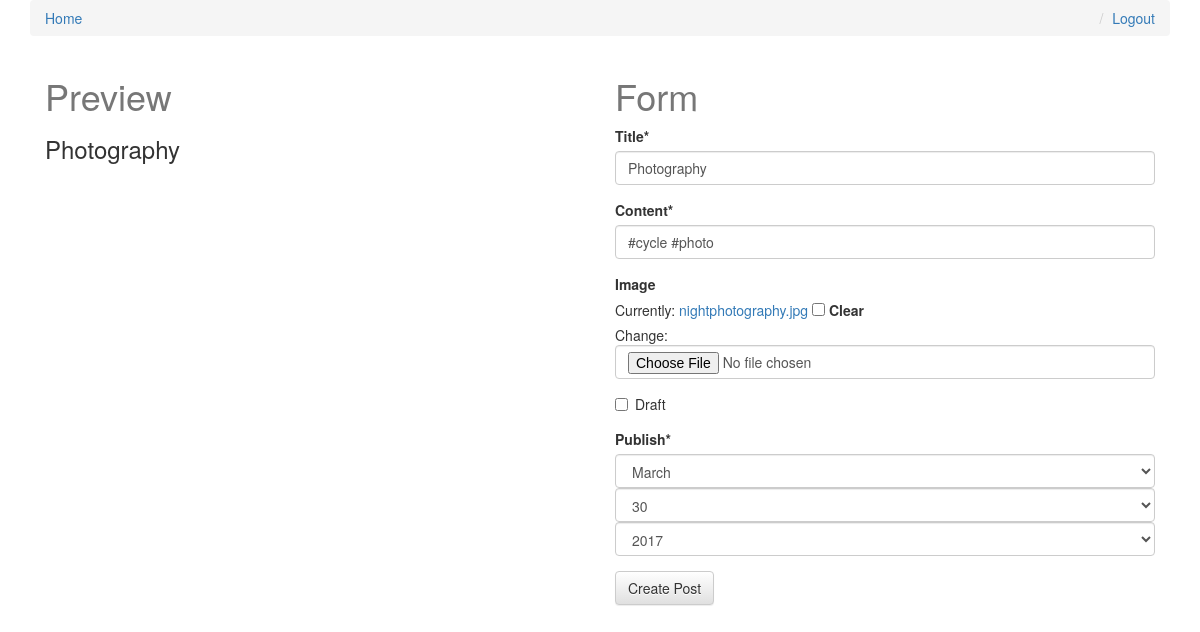
Page /17/edit/ (signed in) on the earlier database version.
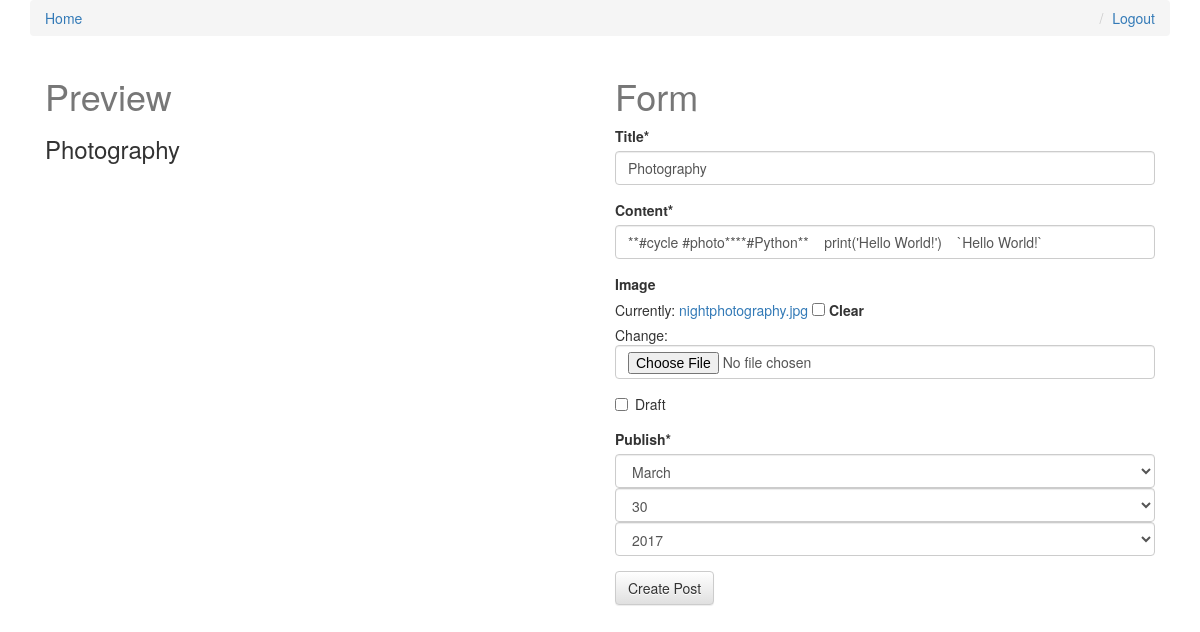
Same page on the later database version.
### posts/models.py (models this page shows, shortened)
class Post(models.Model):
    user = models.ForeignKey(settings.AUTH_USER_MODEL, default=1)
    title = models.CharField(max_length=120)
    image = models.ImageField(null=True,
                              blank=True,)
    content = models.TextField()
    draft = models.BooleanField(default=False)
    publish = models.DateField(auto_now=False, auto_now_add=False)
    updated = models.DateTimeField(auto_now=True, auto_now_add=False)
    timestamp = models.DateTimeField(auto_now=False, auto_now_add=True)
    objects = PostManager()
    class Meta:
        ordering = ['-timestamp', 'updated']

### posts/views.py (the view)
# urls.py: url(r'^(?P<pk>\d+)/edit/$', post_update, name='update'),
def post_update(request, pk=None):
    if not request.user.is_staff or not request.user.is_superuser:
        raise Http404
    instance = get_object_or_404(Post, pk=pk)
    form = PostForm(request.POST or None, request.FILES or None, instance=instance)
    if form.is_valid():
        instance = form.save(commit=False)
        instance.save()
        messages.success(request, "Successfully Updated")
        return HttpResponseRedirect(instance.get_absolute_url())
    context = {
        'title': instance.title,
        'instance': instance,
        'form': form,
    }
    return render(request, 'posts_form.html', context)

### posts/forms.py
class PostForm(forms.ModelForm):
    content = forms.CharField(widget=PagedownWidget(show_preview=False))
    publish = forms.DateField(widget=forms.SelectDateWidget)
    class Meta:
        model = Post
        fields = [
            'title',
            'content',
            'image',
            'draft',
            'publish',
        ]

### templates/posts_form.html (shortened to what this page needs)
{% extends 'base.html' %}
{% load crispy_forms_tags %}
{% block content %}
    <div class="col-sm-6">
        <h1>Preview</h1>
    <div class="content-preview">
        <h3 id="preview-title"></h3>
    </div>
    </div>
    <div class="col-sm-6 ">
        <h1>Form</h1>
        <form method="post" action="" enctype="multipart/form-data">
            {{ form|crispy }}
            <input type="submit" class="btn btn-default" value="Create Post">
        </form>
    </div>
{% endblock content %}

Differences in the rows shown:
changed Post "Photography": content "#cycle #photo" → "**#cycle #photo****#Python** print('Hello World!') `Hello World!`"
